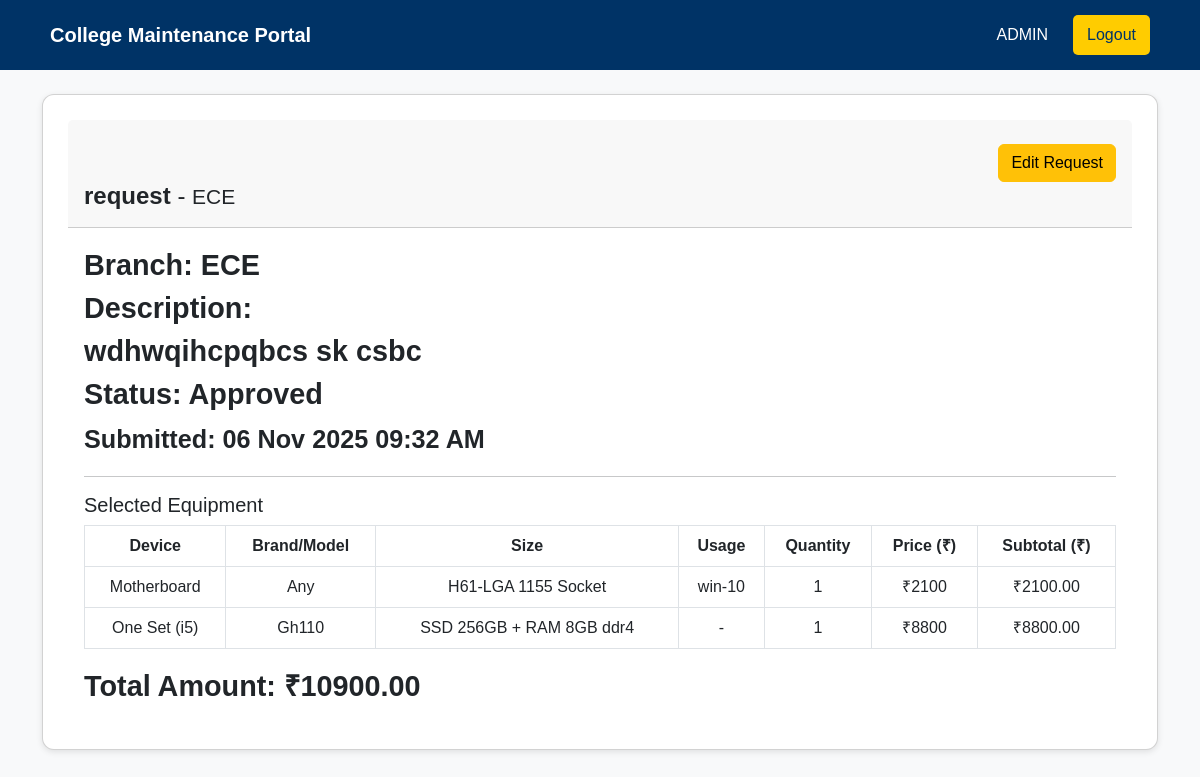
The page /request/55/ (signed in) on the database its author committed.
### maintenance_app/models.py (models this page shows, shortened)
class MaintenanceRequest(models.Model):
    STATUS_CHOICES = [('Pending','Pending'),('Approved','Approved'),('Rejected','Rejected'),('Completed','Completed'),]
    hod = models.ForeignKey(User, on_delete=models.CASCADE)
    branch = models.CharField(max_length=100)
    title = models.CharField(max_length=150)
    lab_name = models.CharField(max_length=100)
    description = models.TextField()
    date_submitted = models.DateTimeField(auto_now_add=True)
    status = models.CharField(max_length=20, choices=STATUS_CHOICES, default='Pending')
    admin_remark = models.TextField(blank=True, null=True)
    updated_at = models.DateTimeField(auto_now=True)
    selected_items = models.TextField(blank=True, null=True)
    total_amount = models.DecimalField(max_digits=12, decimal_places=2, default=0.00)

### maintenance_app/views.py (the view)
# urls.py: path('request/<int:pk>/', views.request_detail, name='request_detail'),
@login_required
def request_detail(request, pk):
    req = get_object_or_404(MaintenanceRequest, pk=pk)
    items = []
    if req.selected_items:
        try:
            items = json.loads(req.selected_items)
            if isinstance(items, str):
                items = json.loads(items)
            for item in items:
                try:
                    price = float(item.get('price', 0))
                    quantity = int(item.get('quantity', 1))
                    item['subtotal'] = price * quantity
                except (ValueError, TypeError):
                    item['subtotal'] = 0
            print(items)  # 👈 Check console output
        except (json.JSONDecodeError, TypeError):
            items = []
    return render(request, 'request_detail.html', {
        'req': req,
        'items': items,
    })

### maintenance_app/templates/request_detail.html (shortened to what this page needs)
{% extends 'base.html' %}
{% load static %}
{% block content %}
<link rel="stylesheet" href="{% static "css/admin.css" %}">
<div class="card">
  <div class="card-header">
    {% if user.is_superuser or user.username == 'principal' %}
      <div class="text-end mt-3">
        <a href="{% url 'edit_request' req.pk %}" class="btn btn-warning">Edit Request</a>
      </div>
    {% endif %}
    <h4><strong>{{ req.title }}</strong> - <small>{{ req.branch }}</small></h4>
  </div>
  <div class="card-body">
    <p><strong>Branch:</strong> {{ req.branch }}</p>
    <p><strong>Description:</strong><br>{{ req.description }}</p>
    <p><strong>Status:</strong> {{ req.status }}</p>
    <p><small>Submitted: {{ req.date_submitted|date:'d M Y h:i A' }}</small></p>
    <hr>
    {% if items %}
      <h5>Selected Equipment</h5>
      <table class="table table-bordered">
        <thead class="bg-primary">
          <tr>
            <th>Device</th>
            <th>Brand/Model</th>
            <th>Size</th>
            <th>Usage</th>
            <th>Quantity</th>
            <th>Price (₹)</th>
            <th>Subtotal (₹)</th>
          </tr>
        </thead>
        <tbody>
          {% for item in items %}
            <tr>
              <td>{{ item.device }}</td>
              <td>{{ item.brand }}</td>
              <td>{{ item.size }}</td>
              <td>{{ item.usage }}</td>
              <td>{{ item.quantity }}</td>
              <td>₹{{ item.price }}</td>
              <td>₹{{ item.subtotal|floatformat:2 }}</td>
            </tr>
          {% endfor %}
        </tbody>
      </table>
      <p><strong>Total Amount:</strong> ₹{{ req.total_amount }}</p>
    {% else %}
      <em>No equipment selected.</em>
    {% endif %}
  </div>
</div>
{% endblock %}

### maintenance_app/templates/base.html (shortened to what this page needs)
{% load static %}
<!DOCTYPE html>
<html lang="en">
<head>
  <link rel="stylesheet" href="{% static 'css/style.css' %}">
  <link href="https://cdn.jsdelivr.net/npm/bootstrap@5.3.0/dist/css/bootstrap.min.css" rel="stylesheet">
</head>
<body>
<header>
  <nav class="navbar">
    <div class="logo">College Maintenance Portal</div>
    <ul class="nav-links" id="navLinks">
      {% if user.is_authenticated %}
      <li class="user-info">
        <span class="navbar-text text-white">{{ user.username }}</span>
      </li>
      {% endif %}
      <li>
        <form method="post" action="{% url 'logout' %}">
          <button class="logout-btn">Logout</button>
        </form>
      </li>
    </ul>
  </nav>
</header>
<div class="container mt-4">
  {% block content %}{% endblock %}
</div>
</body>
</html>

### maintenance_app/static/css/style.css (style rules this page uses)
.navbar { display: flex; justify-content: space-between; align-items: center; background: #003366; padding: 15px 30px; color: white; position: relative; z-index: 1000; }
.logo { font-size: 20px; font-weight: bold; }
.nav-links { list-style: none; display: flex; align-items: center; gap: 25px; margin: 0; padding: 0; }
.nav-links li { display: flex; align-items: center; }
.navbar-text { color: white; font-weight: 500; }
.logout-btn { background: #ffcc00; color: #003366; border: none; padding: 8px 14px; border-radius: 5px; cursor: pointer; transition: background 0.3s; }

### maintenance_app/static/css/admin.css (style rules this page uses)
* { box-sizing: border-box; font-family: "Poppins", sans-serif; }
body { background-color: #f8f9fa; color: #333; margin: 0; }
.navbar { display: flex; justify-content: space-between; align-items: center; background: #003366; padding: 15px 50px; color: white; }
.navbar .logo { font-size: 20px; font-weight: bold; }
.nav-links { list-style: none; display: flex; gap: 25px; margin: 0; padding: 0; }
.logout-btn { background: #ffcc00; color: #003366; border: none; padding: 8px 14px; border-radius: 5px; cursor: pointer; transition: 0.3s; }
.card { background: white; padding: 25px; border-radius: 12px; box-shadow: 0 2px 6px rgba(0,0,0,0.1); transition: transform 0.2s; }
.card p { font-size: 1.8rem; font-weight: bold; margin: 0; }
table { width: 100%; border-collapse: collapse; }
th, td { padding: 14px 15px; text-align: center; border-bottom: 1px solid #ddd; }
th { background: #003366; color: white; }
.card { cursor: pointer; transition: transform 0.2s ease, box-shadow 0.2s ease; }
td { vertical-align: middle; }

### rows shown on the page
MaintenanceRequest: title "request", branch "ECE", description "wdhwqihcpqbcs sk csbc", status "Approved", date_submitted "06 Nov 2025 09:32 AM", total_amount "10900.00"

### other values the page prints
{{ user.username }} "ADMIN"
{{ item.device }} "Motherboard" "One Set (i5)"
{{ item.brand }} "Any" "Gh110"
{{ item.size }} "H61-LGA 1155 Socket" "SSD 256GB + RAM 8GB ddr4"
{{ item.usage }} "win-10" "-"
{{ item.quantity }} "1" "1"
{{ item.price }} "2100" "8800"
{{ item.subtotal|floatformat:2 }} "2100.00" "8800.00"
